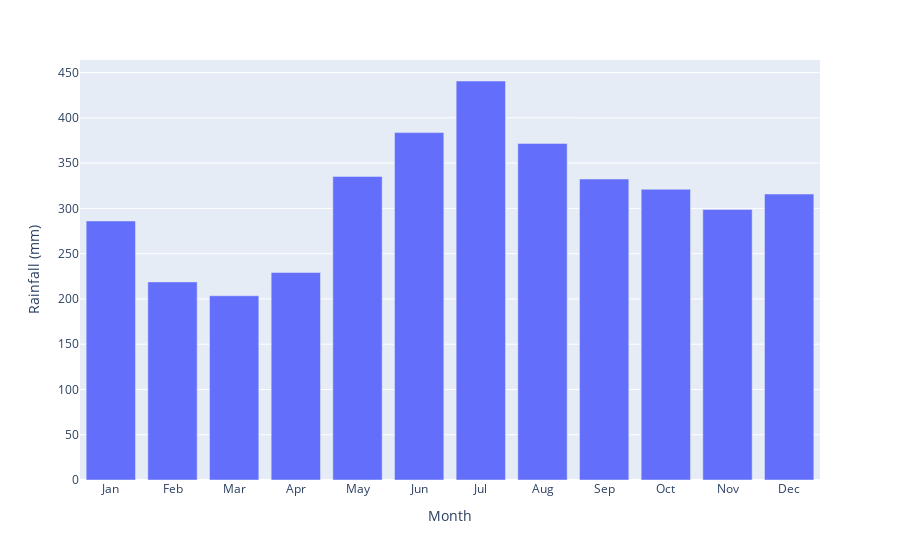

The notebook cell saved with this chart:
### Code cell
fig = px.bar(monthly_df, x= "Month", y = "Rainfall (mm)")
fig.update_xaxes(type= 'category')
fig.show()

### Figure 1 — Plotly figure (JSON) as saved in the notebook; plotly's stock layout.template omitted (floating-point values rounded to 4 significant figures)
{"data": [{"alignmentgroup": "True", "hovertemplate": "Month=%{x}<br>Rainfall (mm)=%{y}<extra></extra>", "legendgroup": "", "marker": {"color": "#636efa", "pattern": {"shape": ""}}, "name": "", "offsetgroup": "", "orientation": "v", "showlegend": false, "textposition": "auto", "type": "bar", "x": ["Jan", "Feb", "Mar", "Apr", "May", "Jun", "Jul", "Aug", "Sep", "Oct", "Nov", "Dec"], "xaxis": "x", "y": [286.1, 218.8, 203.5, 229.1, 335.4, 383.7, 440.7, 371.8, 332.5, 321.2, 298.9, 315.9], "yaxis": "y"}], "layout": {"barmode": "relative", "legend": {"tracegroupgap": 0}, "margin": {"t": 60}, "xaxis": {"anchor": "y", "domain": [0, 1], "title": {"text": "Month"}, "type": "category"}, "yaxis": {"anchor": "x", "domain": [0, 1], "title": {"text": "Rainfall (mm)"}}}}
